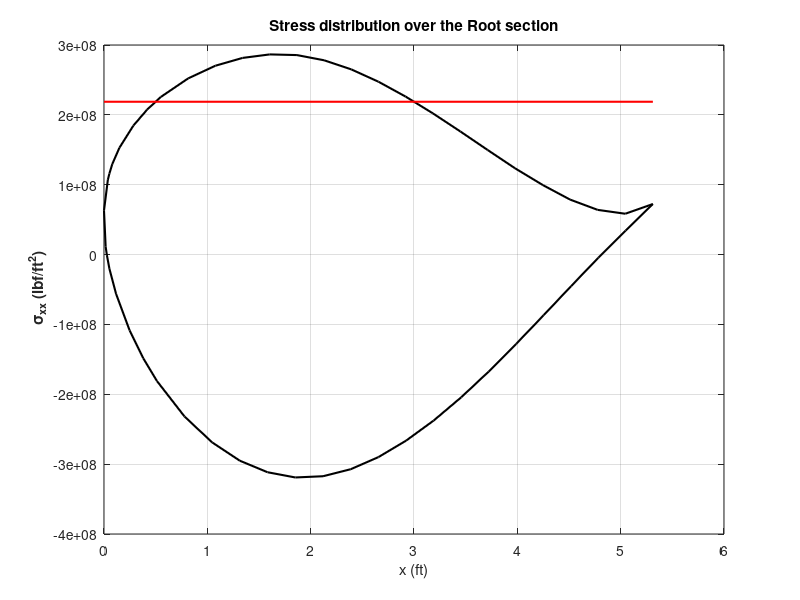
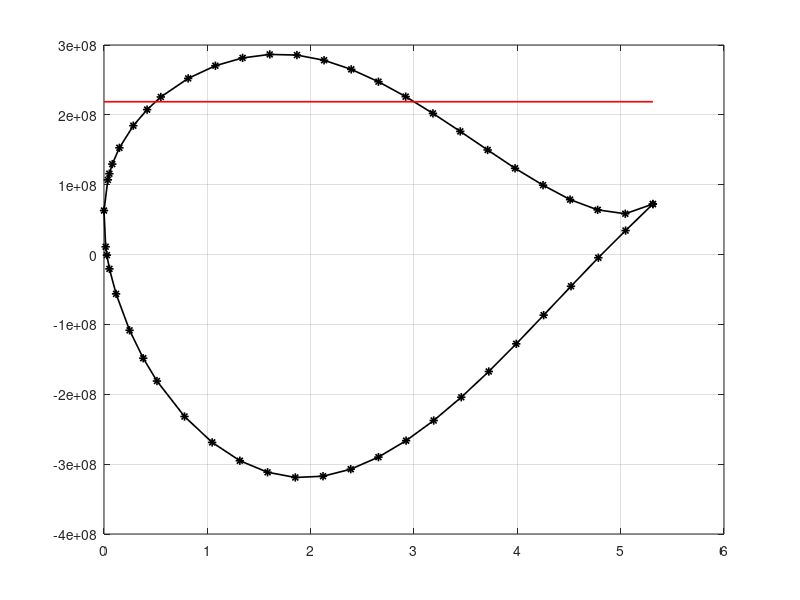

Write the MATLAB code that produced these figures, in order. (Note: this script raises an error after producing the figures.)
clc; clear all;

%% 
load('loads.mat') ;
a = load('n63415-il.dat') ;
c = 1.6190*3.28084 ;
z = -a(:,1)'*c*0.01;
y = a(:,2)'*c*0.01;
spar1_ytop = 0.1517*3.28084;
spar1_ybot = -0.08855*3.28084;
spar1_z = -0.3*c*3.28084;
spar2_ytop = 0.09546*3.28084;
spar2_ybot = -0.031975*3.28084;
spar2_z = -0.7*c;
b1 = 0.10*(spar1_ytop - spar1_ybot);
b2 = 0.10*(spar2_ytop - spar2_ybot);

%% Thicknesses and Modulus
tw = 0.002*3.28084; %ft
tf = tw/2; % ft
tsc = 2*0.001*3.28084; %ft
hw1 = (spar1_ytop-spar1_ybot-2*(tf+tsc));
hw2 = (spar2_ytop-spar2_ybot-2*(tf+tsc));
E_al = 1.5351*10^9*32.1522; % lbf/ft^2 
E_steel = 4.2*10^9*32.1522; % lbf/ft^2 
E_star = E_steel/E_al;
ybar = [(spar1_ytop+spar1_ybot)/2,(spar2_ytop+spar2_ybot)/2];
zbar = [spar1_z,spar2_z];

%% for skin
t_skin = 1e-3*3.28084 ; %         ft
E_skin = E_al;              % Skin Material 2024T3 Aluminium
E_ref = E_al ;

% z = wingdata(:,1)*chord/100;
% y = wingdata(:,2)*chord/100;

for j=1 : (length(y)-1)
    s = sqrt((y(j)-y(j+1))^2 + ((z(j)-z(j+1))^2));
    EdA_star_skin(j) = s*t_skin*(E_skin/E_ref);
    ydA_star(j) = EdA_star_skin(j)*0.5*(y(j)+y(j+1));
    zdA_star(j) = EdA_star_skin(j)*0.5*(z(j)+z(j+1));
%     y2dA_star(j) = ydA_star(j)*0.5*(y(j)+y(j+1));
%     z2dA_star(j) = zdA_star(j)*0.5*(z(j)+z(j+1));
%     yzdA_star(j) = zdA_star(j)*0.5*(y(j)+y(j+1));
end

Sigma_EA_skin = sum(EdA_star_skin);
y_cent_skin = sum(ydA_star)/Sigma_EA_skin;
z_cent_skin = sum(zdA_star)/Sigma_EA_skin;
%% Areas of individual parts
A1 = [b1*tsc,b1*tsc,b1*tf,b1*tf,tw*hw1];
A2 = [b2*tsc,b2*tsc,b2*tf,b2*tf,tw*hw2];
E = [E_steel,E_steel,E_al,E_al,E_al];
E_star_spar = (1/E_al).*E ;

%% Finding spar centroid
EA_star_i = [dot(A1,E_star_spar),dot(A2,E_star_spar)];
Sigma_EA_star_spar = sum(EA_star_i) ;
y_cent_spar = dot(EA_star_i,ybar)/Sigma_EA_star_spar ;
z_cent_spar = dot(EA_star_i,zbar)/Sigma_EA_star_spar;

%% Centroid of spar and Skin
y_cent = (y_cent_spar*Sigma_EA_star_spar + y_cent_skin*Sigma_EA_skin)/(Sigma_EA_star_spar+Sigma_EA_skin ) ;
z_cent = (z_cent_spar*Sigma_EA_star_spar + z_cent_skin*Sigma_EA_skin)/(Sigma_EA_star_spar+Sigma_EA_skin) ;


%% Finding Moment of Inertia for spars
Izz1 = 2*((E_star*(b1*tsc^3/12))+(A1(1)*E_star*((tsc+2*tf+hw1)/2)^2))+ 2*(((b1*tf^3/12))+(A1(3)*((tw/4)+(hw1/2))^2))+ (tw*hw1^3/12);
Iyy1 = 2*E_star*(tsc*b1^3/12)+2*(tf*b1^3/12)+ (hw1*tw^3/12);
Izz2 = 2*((E_star*(b2*tsc^3/12))+(A2(1)*E_star*((tsc+2*tf+hw1)/2)^2))+ 2*(((b2*tf^3/12))+(A2(3)*((tw/4)+(hw2/2))^2))+ (tw*hw2^3/12);
Iyy2 = 2*E_star*(tsc*b2^3/12)+2*(tf*b2^3/12)+ (hw2*tw^3/12);

%% MOI of Skin about neutral axis
z_wrt_cent = ((z(1:length(z)-1) - z_cent*linspace(1,1,length(z)-1)).^2) ;
y_wrt_cent = ((y(1:length(z)-1) - y_cent*linspace(1,1,length(z)-1)).^2);
yz_wrt_cent = ( ((z(1:length(z)-1) - z_cent*linspace(1,1,length(z)-1))).*(y(1:length(y)-1) - y_cent*linspace(1,1,length(y)-1)) ) ;
Iyy_skin = dot (EdA_star_skin, z_wrt_cent) ;
Izz_skin = dot (EdA_star_skin, y_wrt_cent) ;
Iyz_skin = dot (EdA_star_skin, yz_wrt_cent);

%% MOI spars about neutral axis
Iyy_spar = Iyy1+ (EA_star_i(1))*(zbar(1)-z_cent)^2 + Iyy2+ (EA_star_i(2))*(zbar(2)-z_cent)^2  ;
Izz_spar = Izz1+ (EA_star_i(1))*(ybar(1)-y_cent)^2 + Izz2+ (EA_star_i(2))*(ybar(2)-y_cent)^2  ;    
Iyz_spar = ((EA_star_i(1))*(ybar(1)-y_cent)*(zbar(1)-z_cent) + (EA_star_i(2))*(zbar(2)-z_cent)*(ybar(2)-y_cent)) ;

%% Total MOI skin + spars about neutral axis
Iyy_total= Iyy_spar + Iyy_skin;
Izz_total= Izz_spar + Izz_skin;    
Iyz_total= Iyz_spar + Iyz_skin;


%% Finding V_xx, W_xx
A = [-E_al*Iyz_total,-E_al*Iyy_total ; E_al*Izz_total,E_al*Iyz_total];
M = [M_y_due_to_D(1),M_z_due_to_L(1)];
%M=[855620,7376500]
v = A\M';

%% Finding Sigma_xx
F_S = 1.5 ;
epsilon_xx= (-(y-y_cent)*v(1)-(z-z_cent)*v(2));  %conversion from meter to feet
sigma_xx= F_S*E_al*epsilon_xx;  %% in lbf/ft^2
sigma_yield= 32.1522.*[6804000,6804000]; %32.1522 %lbf/ft^2 
z1=[-5.3117,0];


width_val = 1.5 ;
figure(5)
plot(-z,sigma_xx,'k','linewidth',width_val)
hold on ; 
plot(-z1,sigma_yield,'r','linewidth',width_val);
title('Stress distribution over the Root section');
xlabel('x (ft)');
ylabel('\bf \sigma_{xx} (lbf/ft^2)');
grid on
%% Plotting Sigm_xx
figure(6)
plot(-z,sigma_xx,'-*k', 'Linewidth', 1.2)
hold on ; 
plot(-z1,sigma_yield,'r', 'Linewidth', 1.2);
grid on ;

ax = gca;
ax.FontSize = 14;
ax.XAxis.LineWidth = 1.2;
ax.YAxis.LineWidth = 1.2;
set(gcf, 'Position',  [100, 100, 900, 600]);
title('\sigma_{xx} distribution on the surface of the airfoil');
xlabel('x(ft)');
ylabel('\sigma_{xx}(in lbf/ft^2)');
